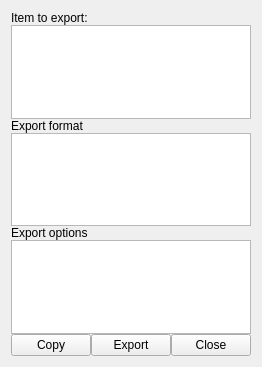
<?xml version="1.0" encoding="UTF-8"?>
<ui version="4.0">
 <class>Form</class>
 <widget class="QWidget" name="Form">
  <property name="geometry">
   <rect>
    <x>0</x>
    <y>0</y>
    <width>241</width>
    <height>367</height>
   </rect>
  </property>
  <property name="windowTitle">
   <string>Export</string>
  </property>
  <layout class="QGridLayout" name="gridLayout">
   <property name="spacing">
    <number>0</number>
   </property>
   <item row="0" column="0" colspan="3">
    <widget class="QLabel" name="label">
     <property name="text">
      <string>Item to export:</string>
     </property>
    </widget>
   </item>
   <item row="1" column="0" colspan="3">
    <widget class="QTreeWidget" name="itemTree">
     <attribute name="headerVisible">
      <bool>false</bool>
     </attribute>
     <column>
      <property name="text">
       <string notr="true">1</string>
      </property>
     </column>
    </widget>
   </item>
   <item row="2" column="0" colspan="3">
    <widget class="QLabel" name="label_2">
     <property name="text">
      <string>Export format</string>
     </property>
    </widget>
   </item>
   <item row="3" column="0" colspan="3">
    <widget class="QListWidget" name="formatList"/>
   </item>
   <item row="6" column="1">
    <widget class="QPushButton" name="exportBtn">
     <property name="text">
      <string>Export</string>
     </property>
    </widget>
   </item>
   <item row="6" column="2">
    <widget class="QPushButton" name="closeBtn">
     <property name="text">
      <string>Close</string>
     </property>
    </widget>
   </item>
   <item row="5" column="0" colspan="3">
    <widget class="ParameterTree" name="paramTree">
     <property name="columnCount">
      <number>2</number>
     </property>
     <attribute name="headerVisible">
      <bool>false</bool>
     </attribute>
     <column>
      <property name="text">
       <string notr="true">1</string>
      </property>
     </column>
    </widget>
   </item>
   <item row="4" column="0" colspan="3">
    <widget class="QLabel" name="label_3">
     <property name="text">
      <string>Export options</string>
     </property>
    </widget>
   </item>
   <item row="6" column="0">
    <widget class="QPushButton" name="copyBtn">
     <property name="text">
      <string>Copy</string>
     </property>
    </widget>
   </item>
  </layout>
 </widget>
 <customwidgets>
  <customwidget>
   <class>ParameterTree</class>
   <extends>QTreeWidget</extends>
   <header>..parametertree</header>
  </customwidget>
 </customwidgets>
 <resources/>
 <connections/>
</ui>
